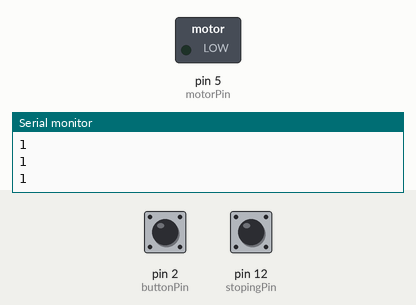
Recording of a sketch running on a simulated Arduino Uno, built with avr-gcc and run on an emulated ATmega328P. On the bench: switched loads named in the sketch (green lamp = pin HIGH), the last lines printed to the serial monitor. The test bench sets the inputs (shaded band); at power-on: pin 2 (buttonPin) HIGH, pin 12 (stopingPin) HIGH. At 1.4 s the program stops and its outputs stay as they are.

Above: at 1.2 s.
1.3 s: pin 2 (buttonPin) pulled LOW for 0.15 s
At 1.7 s:
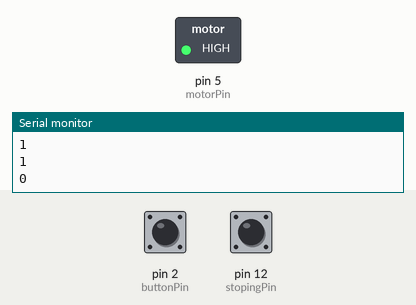
Timing chart, 0 to 2.9 s (numbered marks = the images above; inputs shaded):
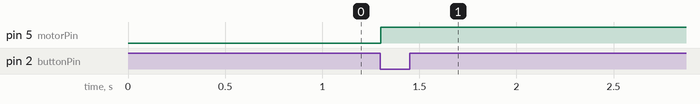

The sketch:

Ardunio_Switch_mills.ino
```cpp
///////// Motor activation and stopping it my switch or time ///////////
unsigned long previousMillisMotor = 0;
int intervalMotor = 10000;  // maximum working time
const byte  buttonPin = 2;
const byte  motorPin = 5;
const byte  stopingPin = 12;
int buttonState = 0;
int buttonStopState = 0;

void setup() {

  pinMode(buttonPin, INPUT_PULLUP );
  pinMode(stopingPin, INPUT_PULLUP );
  pinMode(motorPin, OUTPUT );
  Serial.begin(9600);

}

void loop() {

  buttonState = digitalRead(buttonPin);
  if (buttonState == LOW) {
    motorrun();
  }
  else {
    digitalWrite(motorPin, LOW);
    Serial.println(buttonState);
  }
}

void motorrun() {

  unsigned long currentMillis = millis();
  buttonStopState = digitalRead(stopingPin);
  digitalWrite(motorPin, HIGH);
  Serial.println(buttonState);
  if (buttonStopState == LOW) {
    digitalWrite(motorPin, LOW);
  }
  while (buttonStopState == HIGH) {
    if ((unsigned long)(currentMillis - previousMillisMotor) >= intervalMotor) {
      digitalWrite(motorPin, LOW);
      Serial.println(" time limit ");

      previousMillisMotor = currentMillis;    // save current time to motor previousMillis

    }
  }
}
```

Measured:
- after the input at 1.3 s, pin 5 (motorPin): LOW → HIGH at once
